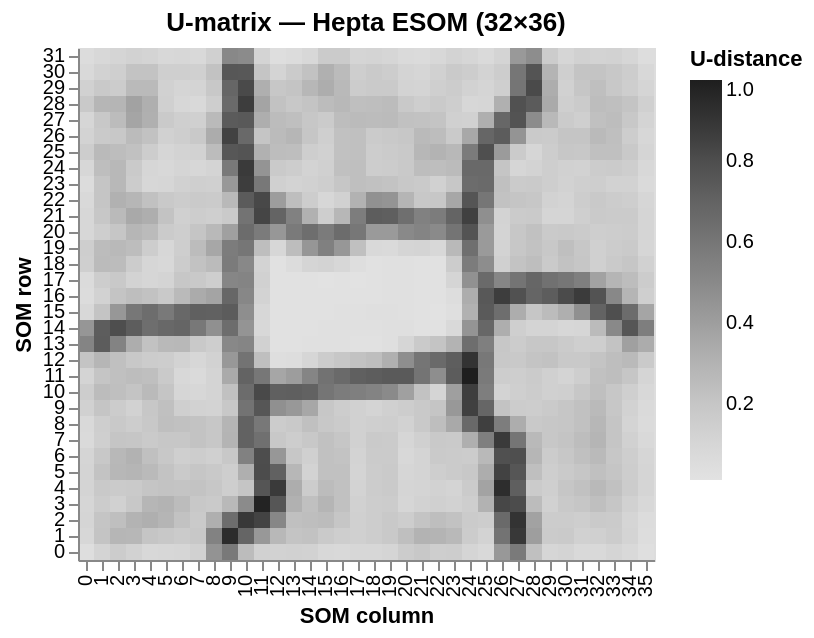

Notebook cell for this chart:
### Markdown cell above
## 3  U-matrix

The U-matrix encodes the distance between each neuron and its neighbours.
Low values (valleys) = cluster cores.  High values (ridges) = cluster boundaries.

### Code cell
u = som.u_matrix()
print(f"U-matrix shape : {u.shape}")
print(f"U-matrix range : [{u.min():.4f}, {u.max():.4f}]")

plot_grid_heatmap(u, "U-matrix — Hepta ESOM (32×36)",
             scheme="greys", value_name="U-distance", cell_pixels=8.0)

### Figure 1 — Vega-Lite specification as saved in the notebook (floating-point values rounded to 4 significant figures; data arrays with more than 128 entries replaced by an {"elided": "..."} marker saying what was removed)
{"config": {"view": {"continuousWidth": 300, "continuousHeight": 300}}, "data": {"name": "data-fd4db192e25d2e278859f859a15a36c6"}, "mark": {"type": "rect"}, "encoding": {"color": {"field": "U-distance", "legend": {"title": "U-distance"}, "scale": {"scheme": "greys"}, "type": "quantitative"}, "tooltip": [{"field": "col", "type": "quantitative"}, {"field": "row", "type": "quantitative"}, {"field": "U-distance", "format": ".4f", "type": "quantitative"}], "x": {"field": "col", "sort": null, "title": "SOM column", "type": "ordinal"}, "y": {"field": "row", "sort": "descending", "title": "SOM row", "type": "ordinal"}}, "height": {"step": 8.0}, "title": "U-matrix — Hepta ESOM (32×36)", "width": {"step": 8.0}, "$schema": "https://vega.github.io/schema/vega-lite/v6.4.1.json", "datasets": {"data-fd4db192e25d2e278859f859a15a36c6": {"elided": "1152 records"}}}
